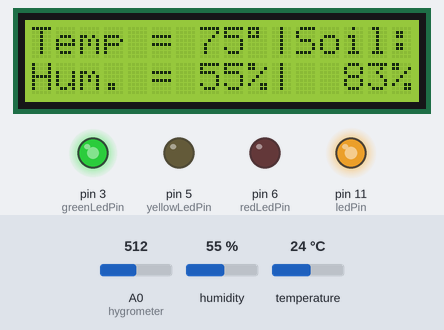
Simulated run of this sketch. Board: Arduino Uno, built with avr-gcc and run on an emulated ATmega328P. Parts: 16×2 character LCD, output pins drawn as LEDs (lit = HIGH). Inputs (shaded band) come from the test bench; at power-on: A0 (hygrometer) = 512, humidity 55 %, temperature 24 °C. What the sketch prints to the serial monitor is not drawn.

Above: at 3.2 s.
3.3 s: A0 (hygrometer) set to 957
At 5.7 s:
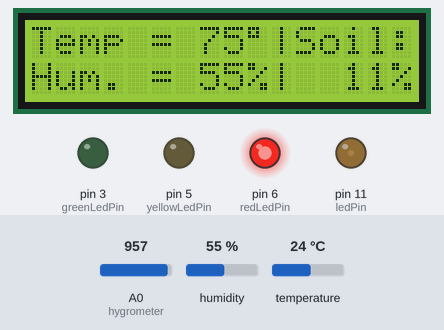
6.6 s: A0 (hygrometer) set to 978
At 10.4 s:
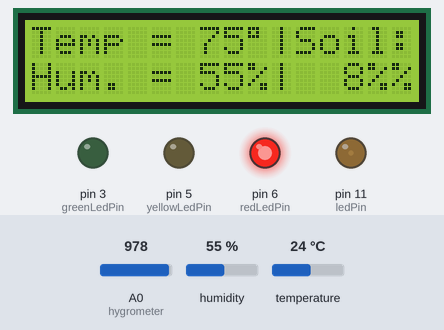
10.7 s: A0 (hygrometer) set to 306
At 13.9 s:
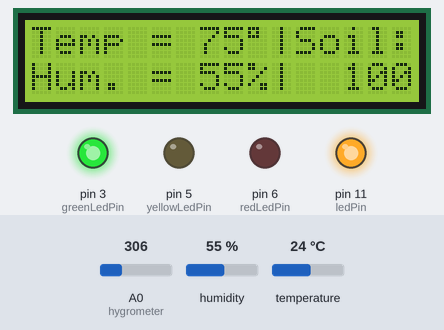
14.9 s: A0 (hygrometer) set to 394
17.1 s: A0 (hygrometer) set to 425
At 19.9 s:
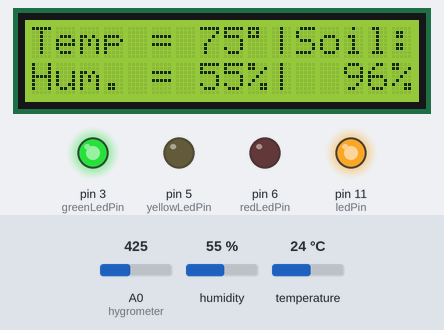
21.0 s: A0 (hygrometer) set to 1023
At 23.0 s:
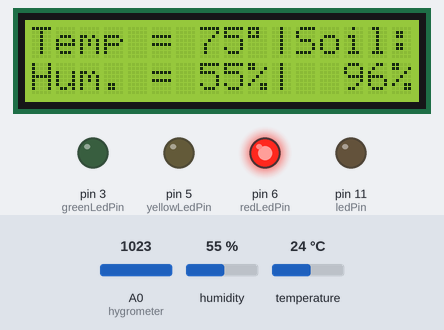
Timing chart, 0 to 24.5 s (numbered marks = the images above; inputs shaded):
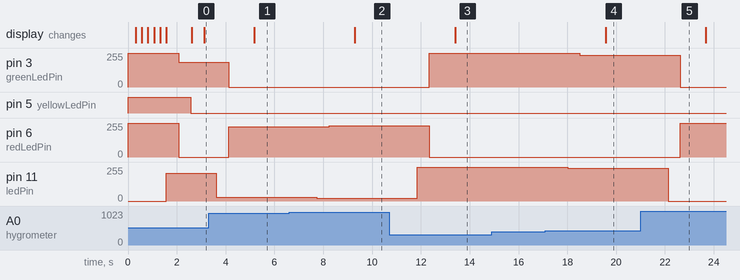

Measured:
- the behaviour switches between 966 and 967 on A0 (hygrometer) (found by bisection; images 1 and 2)
- the behaviour switches between 406 and 407 on A0 (hygrometer) (found by bisection; images 3 and 4)
- after the input at 3.3 s, pin 3 (greenLedPin): 187/255 → 0/255 after 0.83 s; pin 6 (redLedPin): 0/255 → 227/255 after 0.83 s; pin 11 (ledPin): 210/255 → 28/255 after 0.33 s; the display: changes after 1.9 s (image 1)
- after the input at 6.6 s, pin 6 (redLedPin): 227/255 → 236/255 after 1.6 s; pin 11 (ledPin): 28/255 → 19/255 after 1.1 s; the display: changes after 2.7 s (image 2)
- after the input at 10.7 s, pin 3 (greenLedPin): 0/255 → 255/255 after 1.6 s; pin 6 (redLedPin): 236/255 → 0/255 after 1.6 s; pin 11 (ledPin): 19/255 → 255/255 after 1.1 s; the display: changes after 2.7 s (image 3)
- after the input at 14.9 s, every drawn part: stays the same
- after the input at 17.1 s, pin 3 (greenLedPin): 255/255 → 240/255 after 1.4 s; pin 11 (ledPin): 255/255 → 245/255 after 0.91 s; the display: changes after 2.5 s (image 4)
- after the input at 21.0 s, pin 3 (greenLedPin): 240/255 → 0/255 after 1.6 s; pin 6 (redLedPin): 0/255 → 255/255 after 1.6 s; pin 11 (ledPin): 245/255 → 0/255 after 1.1 s

The sketch:

hygrometer.ino
```cpp
//Constants
const int hygrometer = A0;  //Hygrometer sensor analog pin output at pin A0 of Arduino
const int greenLedPin = 3;
const int yellowLedPin = 5;
const int redLedPin = 6;
const int ledPin = 11;
const int buttonPin = 2;

//Variables
int brightness;
int newValue;
int value;

int green;
int yellow;
int red;

int buttonState = 0;

float humidityValue = 0;
float temperatureValue = 0;


/*-----( Import needed libraries )-----*/
#include <Wire.h>  // Comes with Arduino IDE
#include <LiquidCrystal_I2C.h>
#define I2C_ADDR 0x3F

// set the LCD address to 0x3F for the QunqiI2C 1602 16 chars 2 line display
// Set the pins on the I2C chip used for LCD connections:
//                    addr, en,rw,rs,d4,d5,d6,d7,bl,blpol
LiquidCrystal_I2C lcd(0x3C, 2, 1, 0, 4, 5, 6, 7, 3, POSITIVE);  // Set the LCD I2C address

#include <dht.h>

dht DHT;

#define DHT11_PIN 9 // set up the DHT to read from pin 7


void setup() {
  Serial.begin(9600);
  pinMode(ledPin, OUTPUT);
  pinMode(greenLedPin, OUTPUT);
  pinMode(redLedPin, OUTPUT);
  pinMode(yellowLedPin, OUTPUT);
  pinMode(hygrometer, INPUT);
  pinMode(buttonPin, INPUT); // this is a NO button
  digitalWrite(greenLedPin, HIGH);
  digitalWrite(redLedPin, HIGH);
  digitalWrite(yellowLedPin, HIGH);

  lcd.begin(16,2);   // initialize the lcd for 16 chars 2 lines, turn on backlight

// ------- 3 quick blinks of backlight to confirm LED operation -------------
  for(int i = 0; i< 3; i++)
  {
    lcd.backlight();
    delay(250);
    lcd.noBacklight();
    delay(250);
  }
  lcd.backlight(); // finish with backlight on
}

void loop() {

  int value;

  value = valueFunction(value);

  brightness = brightnessFunction(brightness, ledPin, 1023);

  if ((value <= 100) && (value >= 75))
  {
    digitalWrite(redLedPin, LOW);
    green = brightnessFunction(green, greenLedPin, 815);
    if (value > 80)
    {
      digitalWrite(yellowLedPin, LOW);
    }
    else if ((value > 74) && (value <= 80))
    {
      digitalWrite(yellowLedPin, HIGH);
    }
    //yellow = brightnessFunction(yellow, yellowLedPin);  //these commented out as the yellow seemed excessively bright during testing
    //yellow = yellow + 204;
  }

  if ((value < 80) && (value >= 60))
  {
    digitalWrite(redLedPin, LOW);
    digitalWrite(yellowLedPin, HIGH);
  }

  else if (value < 60)
  {
    digitalWrite(greenLedPin, LOW);
    digitalWrite(yellowLedPin, LOW);
    red = reverseBrightnessFunction(red, redLedPin);
  }

  if (value != newValue)
  {
    newValue = valueFunction(newValue);
    Serial.print("Soil humidity: ");
    Serial.print(newValue);
    Serial.println('%');
  }

  value = newValue;

  // read the data from the DHT11
  int chk = DHT.read11(DHT11_PIN);

  Serial.print("Read sensor: ");
    switch (chk)
    {
      case DHTLIB_OK:
      Serial.println("OK");
        break;
        case DHTLIB_ERROR_CHECKSUM:
      Serial.println("Checksum error");
        break;
        case DHTLIB_ERROR_TIMEOUT:
      Serial.println("Time out error");
        break;
        default:
      Serial.println("Unknown error");
        break;
    }
  lcd.setCursor(0, 0);
  lcd.print("Temp = ");
  int temperatureValue = DHT.temperature;
  lcd.print(Fahrenheit(temperatureValue), 0);
  lcd.print(char(223));
  lcd.print("|Soil:");
  delay(500);

  lcd.setCursor(0,1);
  lcd.print("Hum. = ");
  int humidityValue = DHT.humidity;
  lcd.print(humidityValue);
  lcd.print("%");
  lcd.print("|  ");
  lcd.print(value);
  lcd.print("%");
  delay(500);


}

double Fahrenheit(double celsius)
{
  return 1.8 * celsius + 32;
}

int humidity(int humidityValue) {
  humidityValue = DHT.humidity;
  return humidityValue;
}

int temperature(int temperatureValue) {
  temperatureValue = DHT.temperature;
  return temperatureValue;
}


int valueFunction(int hygrometerValue)
{
  // When the plant is watered well the sensor will read a value 380~400, I will keep the 400
  // value but if you want you can change it below.
  hygrometerValue = analogRead(hygrometer);   //Read analog value
  hygrometerValue = constrain(hygrometerValue, 400, 1023); //Keep the ranges!
  hygrometerValue = map(hygrometerValue, 400, 1023, 100, 0); //Map value : 400 will be 100 and 1023 will be 0
  return hygrometerValue;

}

int brightnessFunction(int ledBrightness, int pin, int highValue)
{
  ledBrightness = analogRead(hygrometer);
  ledBrightness = constrain(ledBrightness, 400, 1023);
  ledBrightness = map(ledBrightness, 400, highValue, 255, 0);
  analogWrite(pin, ledBrightness);
  delay(500); //Read every 0.5 sec.
}

int reverseBrightnessFunction(int reverseLedBrightness, int pin)
{
  reverseLedBrightness = analogRead(hygrometer);
  reverseLedBrightness = constrain(reverseLedBrightness, 400, 1023);
  reverseLedBrightness = map(reverseLedBrightness, 400, 1023, 0, 255);
  analogWrite(pin, reverseLedBrightness);
  delay(500); //Read every 0.5 sec.
}
```
